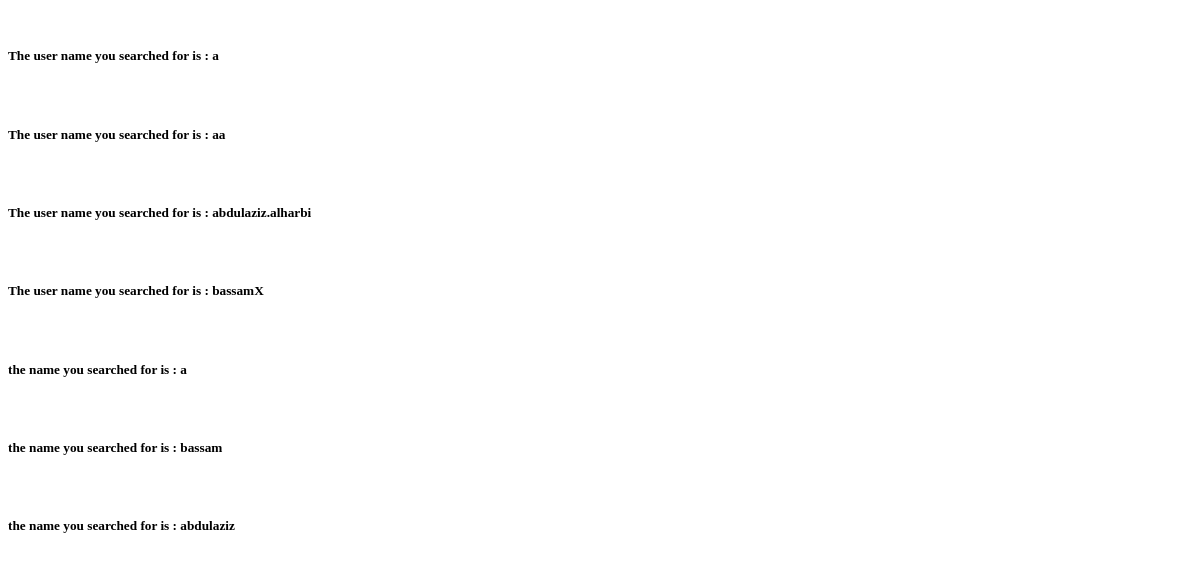
/search.php?keyword=a, run on an earlier commit of the app's database.
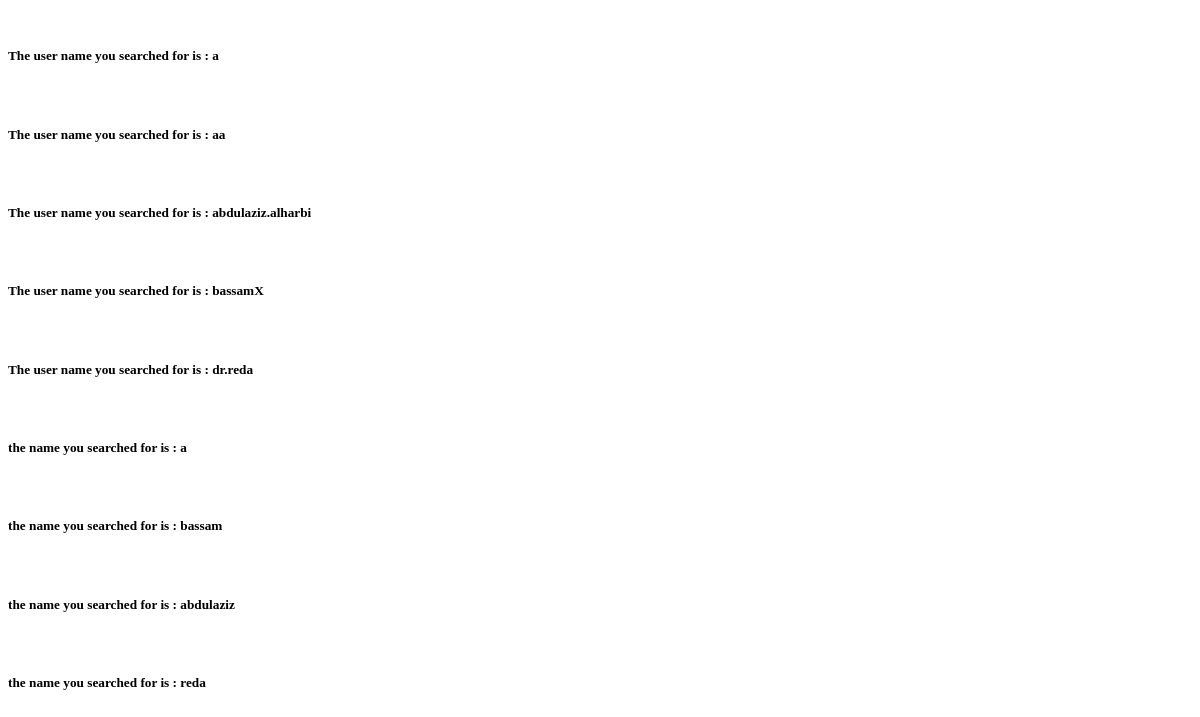
And on a later commit of the database.
### tables this page shows
CREATE TABLE `account` (
  `ID` int(11) NOT NULL,
  `username` varchar(255) NOT NULL,
  `frist_name` varchar(50) NOT NULL,
  `last_name` varchar(50) NOT NULL,
  `password` varchar(255) NOT NULL,
  `phone_num` int(11) NOT NULL DEFAULT '0',
  `email` varchar(30) NOT NULL,
  `university` varchar(30) NOT NULL,
  `faculty` varchar(20) NOT NULL,
  `dept` varchar(20) NOT NULL,
  `type` varchar(10) NOT NULL,
  `image` longblob NOT NULL,
  `DOB` date NOT NULL,
  `gender` varchar(1) NOT NULL,
  `pic` text NOT NULL
);

### search.php (the view, shortened to what this page needs)
<?php
include './system/init.php';
if($_GET['keyword'] && !empty($_GET['keyword']))
    {
		$keyword = $_GET['keyword'];
        $keyword="%$keyword%";
		$query = "select username from account where username like ?";
        $statement = $db->prepare($query);
        $statement->bind_param('s',$keyword);
        $statement->execute();
        $statement->store_result();
		$keyword2="%$keyword%";
		$query2 = "select frist_name from account where frist_name like ?";
        $statement2 = $db->prepare($query2);
        $statement2->bind_param('s',$keyword2);
        $statement2->execute();
        $statement2->store_result();
		if($statement->num_rows() == 0)
        {
            echo " nothing result found ";
            $statement->close();
            $db->close();
        }
		else {
            $statement->bind_result($name);
            while ($statement->fetch())
            {
                echo "<h5>The user name you searched for is : $name</h5>";
            };
			 $statement2->bind_result($name);
            while ($statement2->fetch())
            {
                echo "<h5>the name you searched for is : $name</h5>";
            };
        }
	}
?>
<!DOCTYPE html>
<html>
<body>
<body>
<head>

What changed in the data, as far as the page shows it:
added account: username "dr.reda", frist_name "reda"
